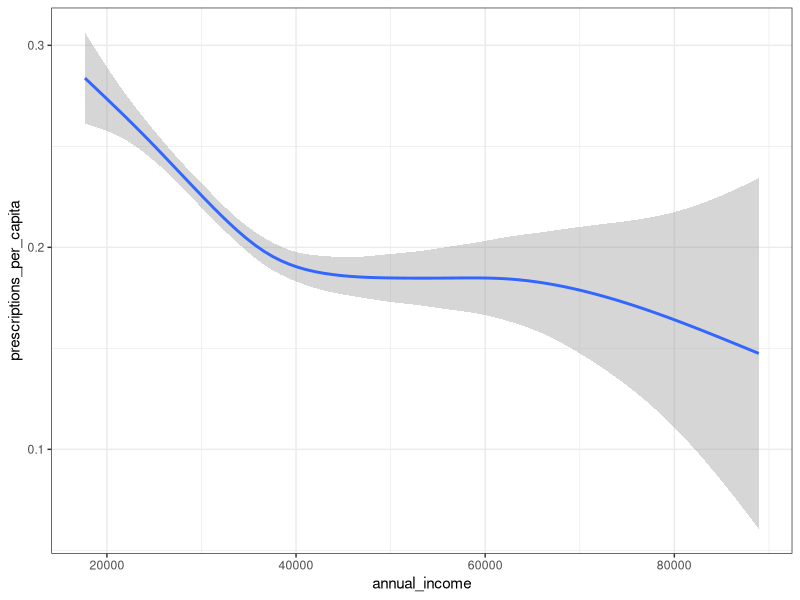
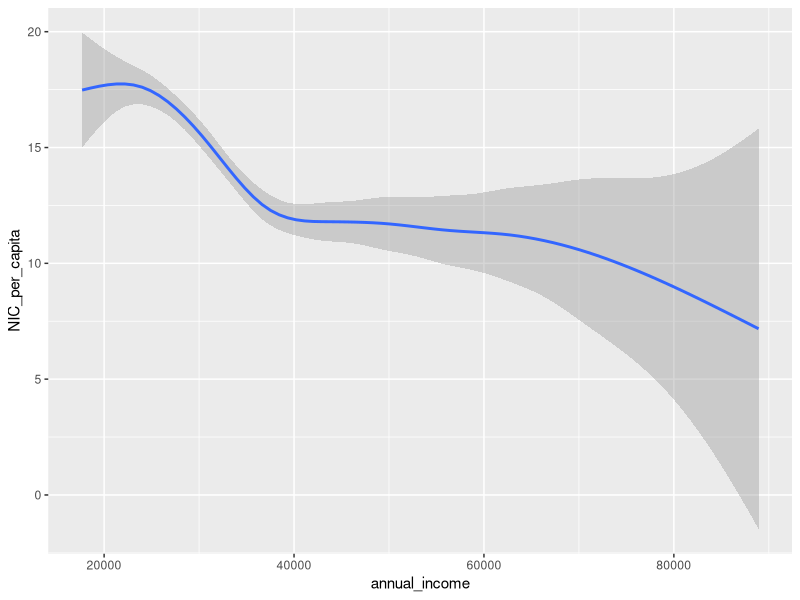
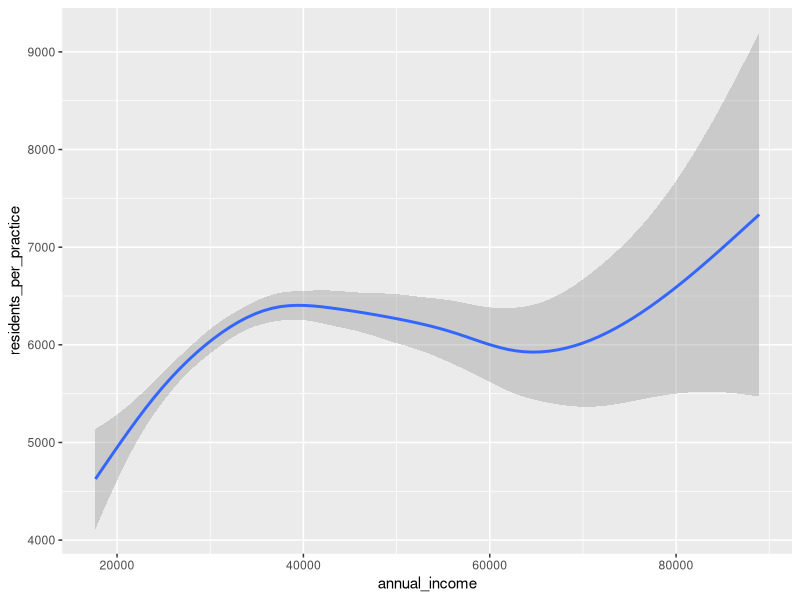
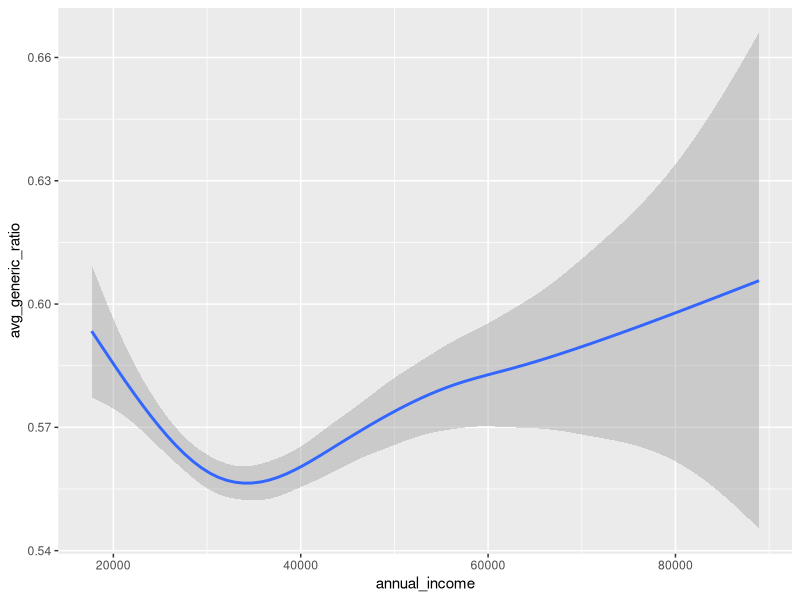

The R source for these figures, in order:
data <- read.csv("201308NIC-MSOA-practices.csv")

library(ggplot2)
ggplot(data, aes(annual_income, prescriptions_per_capita)) + stat_smooth() + theme_bw()
ggplot(data, aes(annual_income, NIC_per_capita)) + stat_smooth()
ggplot(data, aes(annual_income, residents_per_practice)) + stat_smooth()
ggplot(data, aes(annual_income, avg_generic_ratio)) + stat_smooth()
